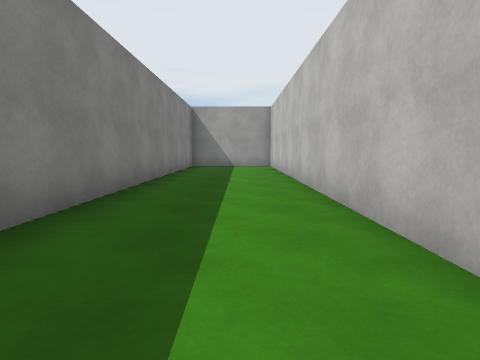
View 1 (above)

24 first-person views from a walk through a 3-D level made in the Unity game engine. The camera is 1.2 m above the floor, tilts 6° down and sees 80° across. The floor is counted in squares, 2 m on a side. Each view is taken from the middle of a square. On the plan, view 1 faces up. The plan holds only what a view shows up to about 9 squares ahead; the rest is blank. The place goes on beyond the plan. The player is left out. Surface patterns are stand-ins for the level's own textures.

View 2
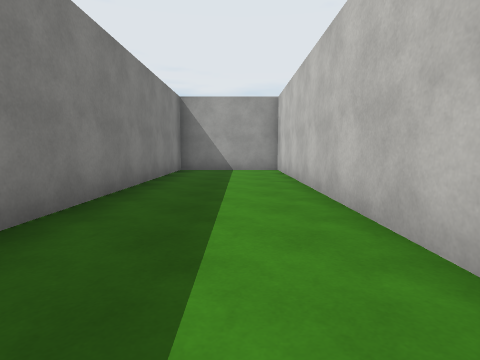

View 3
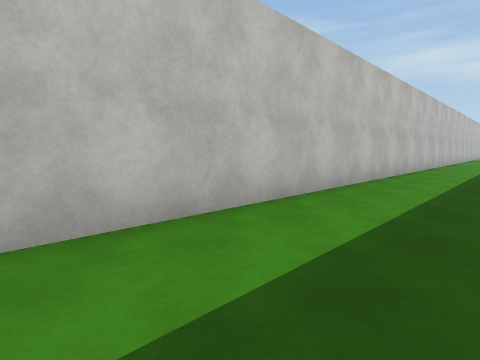

View 4
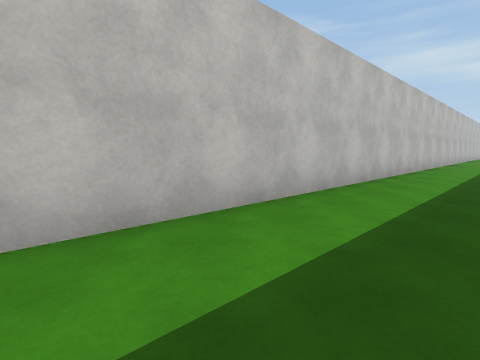

View 5
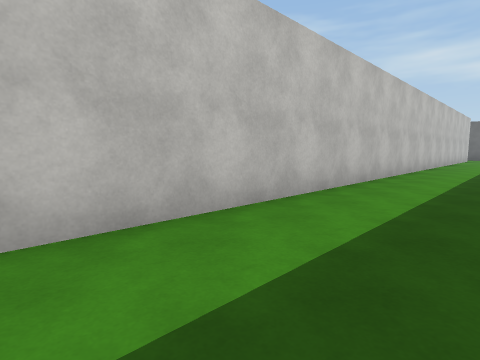

View 6
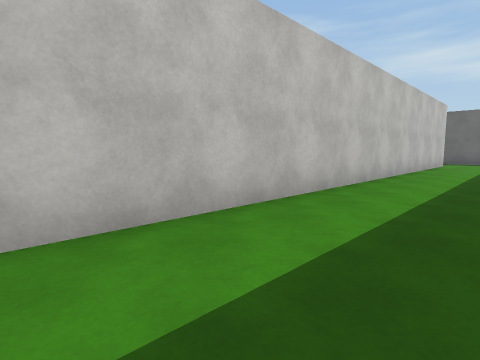

View 7
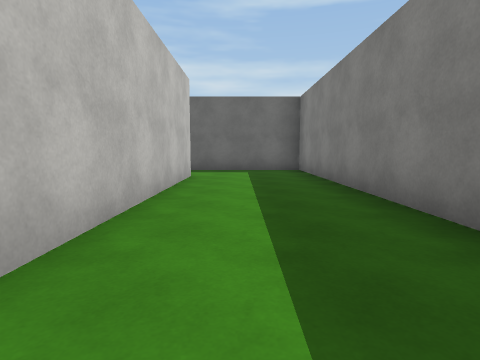

View 8
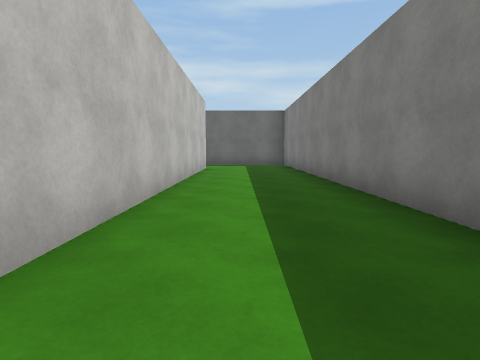

View 9
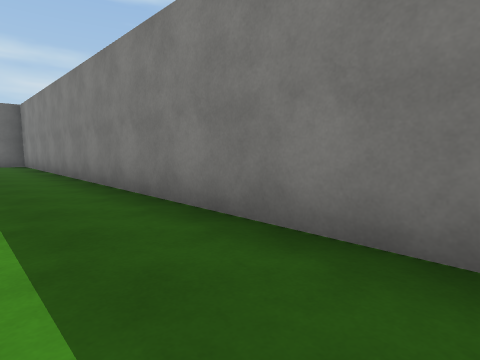

View 10
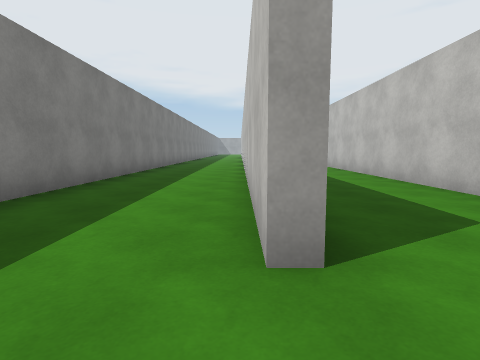

View 11
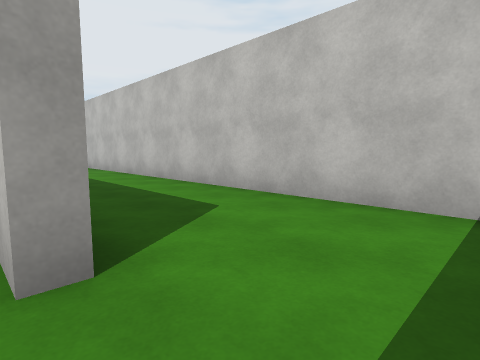

View 12
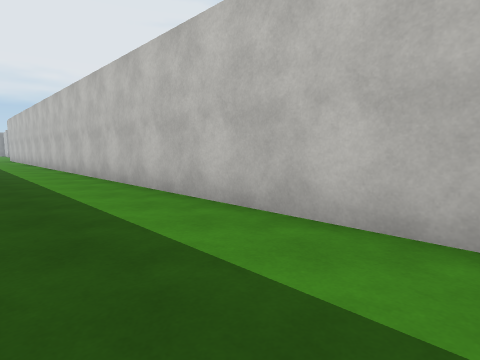

View 13
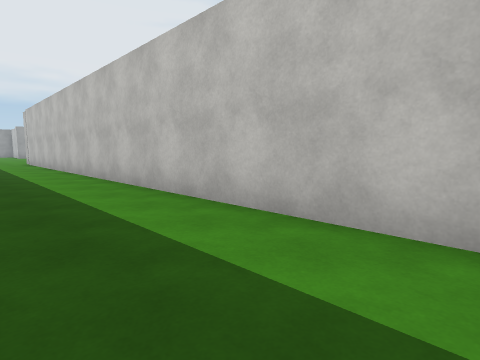

View 14
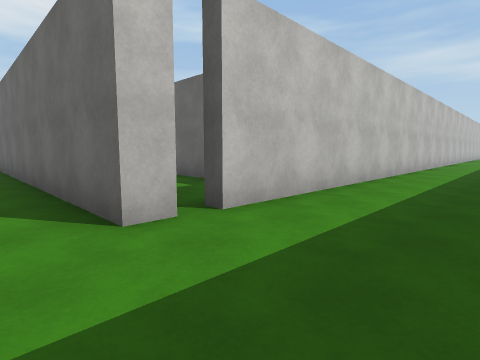

View 15
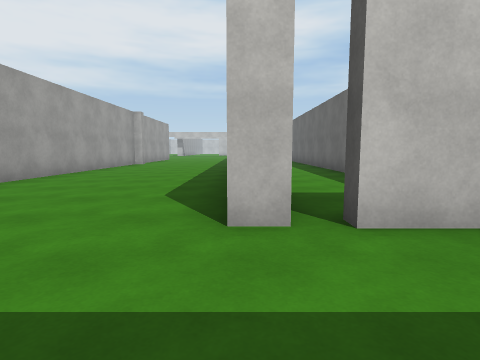

View 16
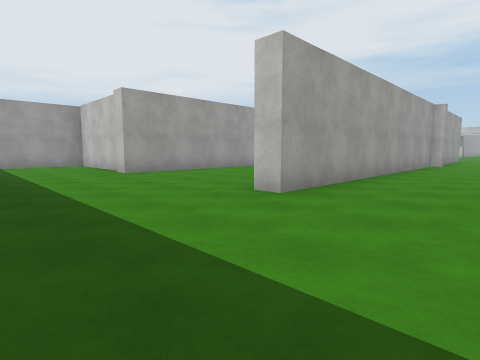

View 17
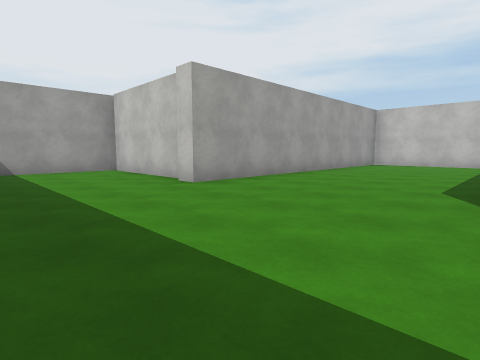

View 18
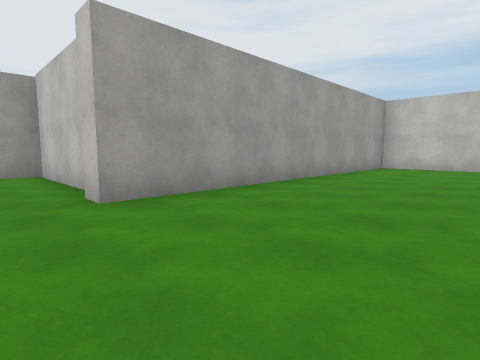

View 19
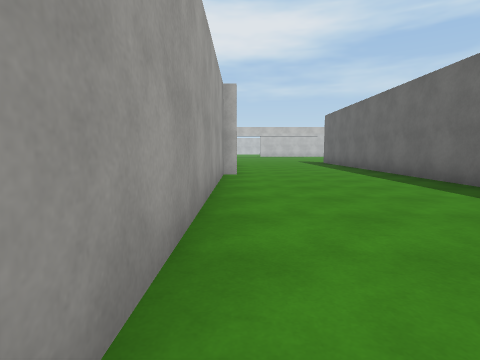

View 20
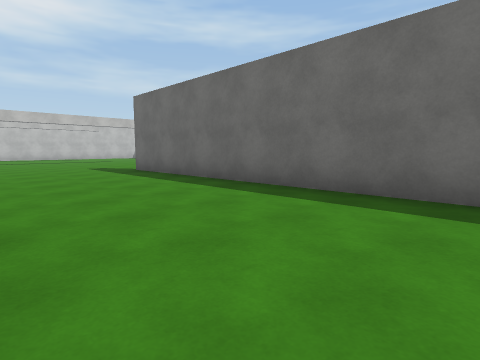

View 21
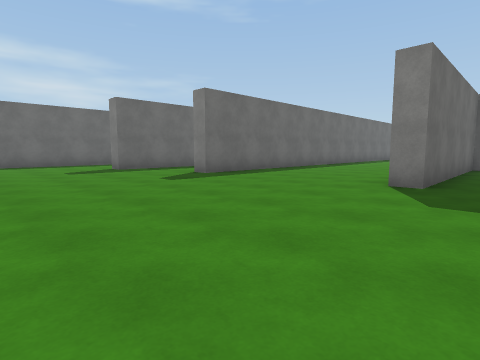

View 22
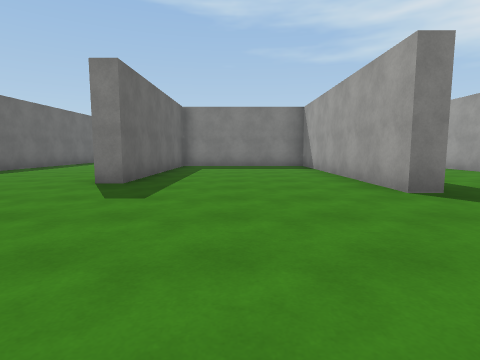

View 23
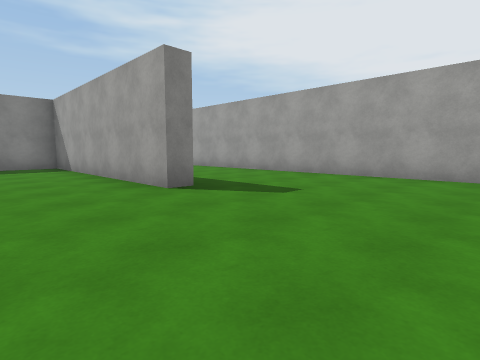

View 24
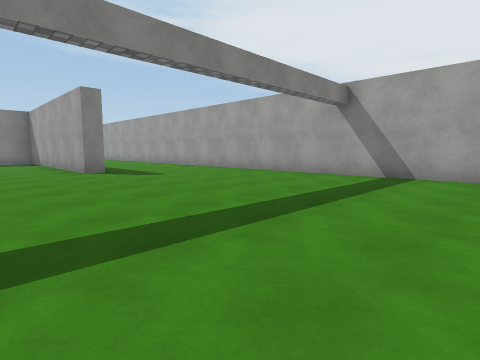

### Floor plan
Points are (right, up) in squares from view 1. A wall is a line through its corners. A room is listed if a view was taken in it or the views show most of it. See-through windows are left out.
Room 1 (views 1, 2, 3, 4, 5, 6, 7, 8, 9)
walls: (-1.8, -16.1) (-1.8, -28.6) (0.6, -28.6); (1.1, -26.6) (1.1, 10.7) (-1.8, 10.7) (-1.8, 2)
ways out: opening at (1, -27.5) to room 2
Room 2 (views 10, 11, 12, 13, 14, 15, 16, 17, 18, 19, 20, 21, 22, 23, 24)
walls: (14, 1) (14, 1.4) (5.4, 1.4) (5.4, 2); (14.2, 1.9) (19.9, 1.9) (19.9, 1.4); (14, 3.9) (14, 5.9); (13.5, 6.3) (5.1, 6.3) (5.1, 6.9); (9.5, -5.8) (11, -5.8); (20.9, -5.8) (21.4, -5.8) (21.4, -6.2); (21, 6.9) (21, 6.3) (14.3, 6.3) (14.3, 4.9); (6.8, -5.8) (8, -5.8); (17.1, 10.7) (15.9, 10.7); (4.1, -3.5) (4.1, -2.9) (20.4, -2.9) (20.4, -3.5); (5.4, 7.1) (5.4, 10.7) (2.8, 10.7); (28.5, 10.7) (18.8, 10.7); (4.1, -27.8) (4.1, -3.9); (0.6, -28.6) (1.5, -28.6)
ways out: opening at (1, -27.5) to room 1; gap at (4, -4)

Where each view was taken, in squares from view 1:
view 1: 0 up, 0 right, facing up
view 2: 2 up, 0 right, facing up
view 3: 3 up, 1 left, facing down-right
view 4: 2 down, 1 left, facing down-right
view 5: 8 down, 1 left, facing down-right
view 6: 14 down, 1 left, facing down-right
view 7: 20 down, 0 right, facing down
view 8: 17 down, 0 right, facing down
view 9: 16 down, 0 right, facing down-left
view 10: 28 down, 1 right, facing up
view 11: 28 down, 1 right, facing up-right
view 12: 23 down, 2 right, facing up-right
view 13: 18 down, 2 right, facing up-right
view 14: 2 down, 2 right, facing down-right
view 15: 3 down, 2 right, facing right
view 16: 1 down, 2 right, facing up-right
view 17: 2 up, 2 right, facing up-right
view 18: 3 up, 4 right, facing up-right
view 19: 1 up, 7 right, facing right
view 20: 1 up, 12 right, facing down-right
view 21: 3 up, 25 right, facing down-left
view 22: 4 up, 25 right, facing left
view 23: 4 up, 25 right, facing up-left
view 24: 4 up, 29 right, facing up-left
